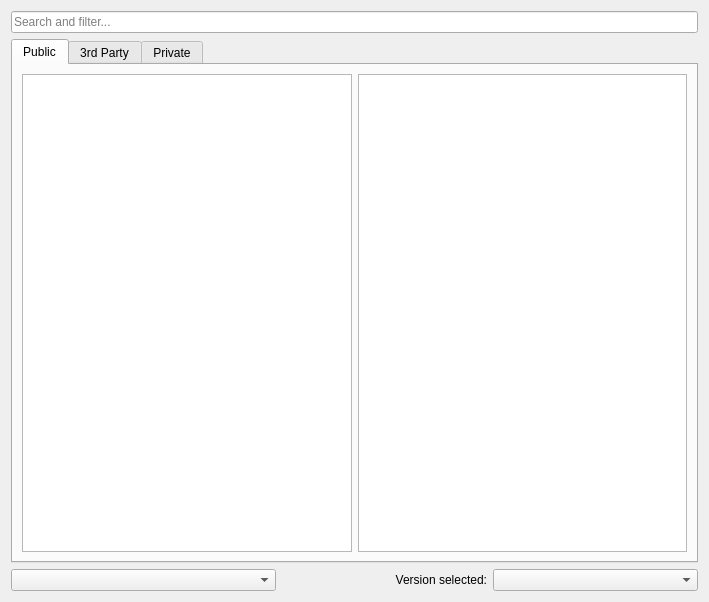
<?xml version="1.0" encoding="UTF-8"?>
<ui version="4.0">
 <class>LegacyFTB::Page</class>
 <widget class="QWidget" name="LegacyFTB::Page">
  <property name="geometry">
   <rect>
    <x>0</x>
    <y>0</y>
    <width>709</width>
    <height>602</height>
   </rect>
  </property>
  <layout class="QVBoxLayout" name="verticalLayout">
   <item>
    <layout class="QHBoxLayout" name="horizontalLayout">
     <item>
      <widget class="QLineEdit" name="searchEdit">
       <property name="placeholderText">
        <string>Search and filter...</string>
       </property>
       <property name="clearButtonEnabled">
        <bool>true</bool>
       </property>
      </widget>
     </item>
    </layout>
   </item>
   <item>
    <widget class="QTabWidget" name="tabWidget">
     <property name="currentIndex">
      <number>0</number>
     </property>
     <widget class="QWidget" name="tab">
      <attribute name="title">
       <string>Public</string>
      </attribute>
      <layout class="QGridLayout" name="gridLayout">
       <item row="0" column="0">
        <widget class="QListView" name="publicPackList">
         <property name="maximumSize">
          <size>
           <width>16777215</width>
           <height>16777215</height>
          </size>
         </property>
         <property name="alternatingRowColors">
          <bool>true</bool>
         </property>
        </widget>
       </item>
       <item row="0" column="1">
        <widget class="QTextBrowser" name="publicPackDescription">
         <property name="openExternalLinks">
          <bool>true</bool>
         </property>
        </widget>
       </item>
      </layout>
     </widget>
     <widget class="QWidget" name="tab_2">
      <attribute name="title">
       <string>3rd Party</string>
      </attribute>
      <layout class="QGridLayout" name="gridLayout_3">
       <item row="0" column="1">
        <widget class="QTextBrowser" name="thirdPartyPackDescription">
         <property name="openExternalLinks">
          <bool>true</bool>
         </property>
        </widget>
       </item>
       <item row="0" column="0">
        <widget class="QListView" name="thirdPartyPackList">
         <property name="maximumSize">
          <size>
           <width>16777215</width>
           <height>16777215</height>
          </size>
         </property>
         <property name="alternatingRowColors">
          <bool>true</bool>
         </property>
        </widget>
       </item>
      </layout>
     </widget>
     <widget class="QWidget" name="tab_3">
      <attribute name="title">
       <string>Private</string>
      </attribute>
      <layout class="QGridLayout" name="gridLayout_2">
       <item row="0" column="0">
        <widget class="QListView" name="privatePackList">
         <property name="maximumSize">
          <size>
           <width>16777215</width>
           <height>16777215</height>
          </size>
         </property>
         <property name="alternatingRowColors">
          <bool>true</bool>
         </property>
        </widget>
       </item>
       <item row="1" column="0">
        <widget class="QPushButton" name="addPackBtn">
         <property name="text">
          <string>Add pack</string>
         </property>
        </widget>
       </item>
       <item row="2" column="0">
        <widget class="QPushButton" name="removePackBtn">
         <property name="text">
          <string>Remove selected pack</string>
         </property>
        </widget>
       </item>
       <item row="0" column="1" rowspan="3">
        <widget class="QTextBrowser" name="privatePackDescription">
         <property name="openExternalLinks">
          <bool>true</bool>
         </property>
        </widget>
       </item>
      </layout>
     </widget>
    </widget>
   </item>
   <item>
    <layout class="QHBoxLayout" name="horizontalLayout_2">
     <item>
      <widget class="QComboBox" name="sortByBox">
       <property name="minimumSize">
        <size>
         <width>265</width>
         <height>0</height>
        </size>
       </property>
      </widget>
     </item>
     <item>
      <widget class="QLabel" name="label">
       <property name="text">
        <string>Version selected:</string>
       </property>
       <property name="alignment">
        <set>Qt::AlignRight|Qt::AlignTrailing|Qt::AlignVCenter</set>
       </property>
      </widget>
     </item>
     <item>
      <widget class="QComboBox" name="versionSelectionBox"/>
     </item>
    </layout>
   </item>
  </layout>
 </widget>
 <resources/>
 <connections/>
</ui>
